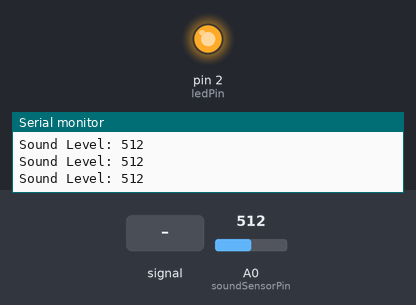
Bench run of a sketch on a simulated Arduino Uno, built with avr-gcc and run on an emulated ATmega328P. Parts: output pins drawn as LEDs (lit = HIGH), the last lines printed to the serial monitor. Dashed ring = blinking. Inputs (shaded band) come from the test bench; at power-on: A0 (soundSensorPin) = 512.

Above: at 1.2 s.
1.3 s: A0 (soundSensorPin) fed a 200 Hz sine of ±255 counts around its level
At 3.6 s:
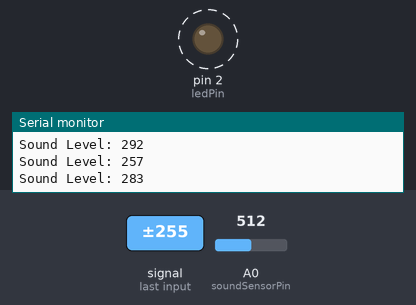
4.3 s: A0 (soundSensorPin) set to 306
5.8 s: A0 (soundSensorPin) set to 389
7.3 s: A0 (soundSensorPin) set to 408
At 8.5 s:
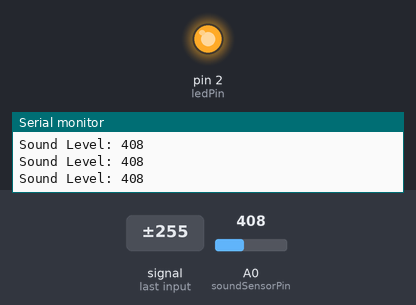
8.8 s: A0 (soundSensorPin) set to 390
At 10.0 s:
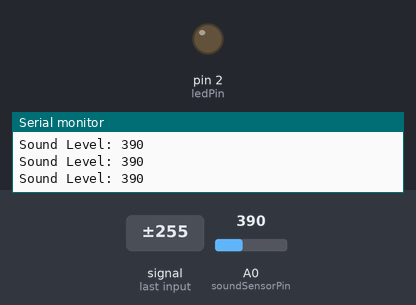
Timing chart, 0 to 11.3 s (numbered marks = the images above; inputs shaded):
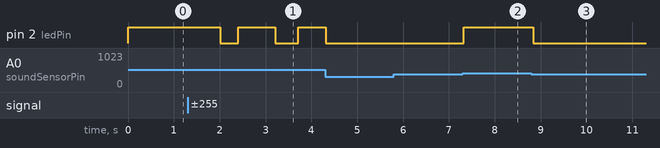

The sketch:

bigsound.ino
```cpp
const int soundSensorPin = A0;
const int ledPin = 2;
void setup() {
 pinMode(soundSensorPin, INPUT);
 pinMode(ledPin, OUTPUT);
 Serial.begin(9600);
}
void loop() {
 int soundValue = analogRead(soundSensorPin);

 Serial.print("Sound Level: ");
 Serial.println(soundValue);
 int threshold = 400;
 if (soundValue > threshold) {
 digitalWrite(ledPin, HIGH);
 } else {
 digitalWrite(ledPin, LOW);
 }
 delay(100);
}
```

Measured:
- after the input at 1.3 s, pin 2 (ledPin): alternates HIGH for 0.80 s and LOW for 0.45 s, starting after 0.71 s
- after the input at 7.3 s, pin 2 (ledPin): LOW → HIGH at once
- after the input at 8.8 s, pin 2 (ledPin): HIGH → LOW at once
